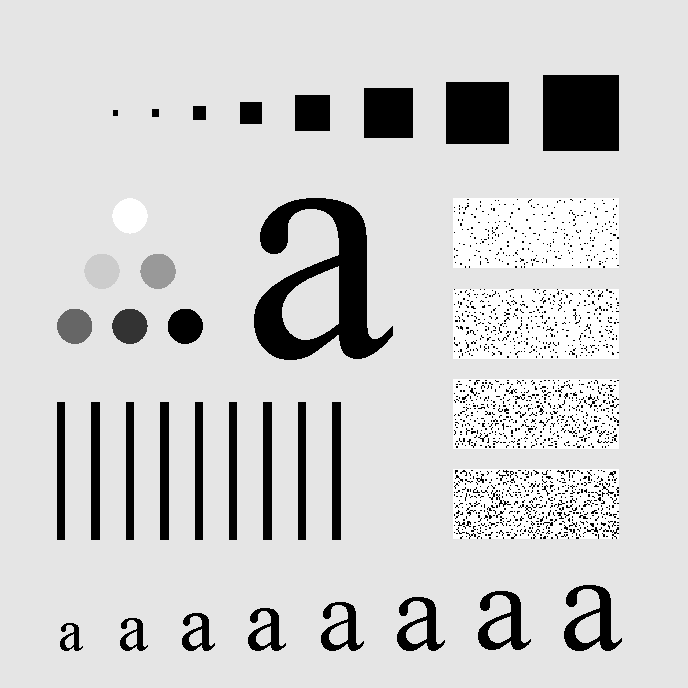
#> input picture DIP/image.tif, 688 x 688 px
$ python demo_histrogram.py
#> lines starting #> are read from the running program, lines starting #| are printed output that depends on the picture
import numpy as np
import cv2
import matplotlib.pyplot as plt

# Step 1: Load Grayscale Image
# Replace 'image.jpg' with your grayscale image file path
image = cv2.imread('image.tif', 0)
#> image is the input picture: shape (688, 688); min 0, max 255, mean 207.3
if image is None:
    raise FileNotFoundError("Image not found. Please provide a valid file path.")

# Step 2: Manually Calculate Histogram
def calculate_histogram(image):
    histogram = np.zeros(256, dtype=int)
    for row in image:
        for pixel in row:
            histogram[pixel] += 1
    return histogram

# Step 3: Calculate PDF
def calculate_pdf(histogram, total_pixels):
    pdf = np.zeros_like(histogram, dtype=float)
    for i in range(len(histogram)):
        pdf[i] = histogram[i] / total_pixels
    return pdf

# Step 4: Calculate CDF
def calculate_cdf(pdf):
    cdf = np.zeros_like(pdf, dtype=float)
    cumulative_sum = 0
    for i in range(len(pdf)):
        cumulative_sum += pdf[i]
        cdf[i] = cumulative_sum
    return cdf

# Step 5: Calculate Equalized Levels
def calculate_equalized_levels(cdf, gray_levels):
    L = len(gray_levels)
    equalized_levels = np.zeros_like(cdf, dtype=int)
    for i in range(len(cdf)):
        equalized_levels[i] = int(round((L - 1) * cdf[i]))
    return equalized_levels

# Step 6: Apply Equalized Levels
def apply_equalized_levels(image, equalized_levels):
    rows, cols = image.shape
    equalized_image = np.zeros_like(image, dtype=np.uint8)
    for i in range(rows):
        for j in range(cols):
            equalized_image[i, j] = equalized_levels[image[i, j]]
    return equalized_image

# Step 7: Main Processing
# Calculate histogram
histogram = calculate_histogram(image)
#> after the loop in calculate_histogram, `for row in image:`: histogram = 256 values, max 379892 at index 229, min 0 at index 1, mean 1849

# Total pixels in the image
total_pixels = image.size
#> total_pixels = 473344

# Calculate PDF and CDF
pdf = calculate_pdf(histogram, total_pixels)
#> after the loop in calculate_pdf, `for i in range(len(histogram)):`: pdf = 256 values, max 0.803 at index 229, min 0 at index 1, mean 0.00391
cdf = calculate_cdf(pdf)
#> the loop in calculate_cdf, `for i in range(len(pdf)):` made 256 passes
#> cumulative_sum on passes 1 to 3: 0.101, 0.101, 0.101
#> after the loop in calculate_cdf, `for i in range(len(pdf)):`: cdf = 256 values from 0.101 to 1; cumulative_sum = 1
#> cdf = 256 values from 0.101 to 1

# Calculate equalized levels
gray_levels = np.arange(256)  # Gray levels from 0 to 255
equalized_levels = calculate_equalized_levels(cdf, gray_levels)
#> after the loop in calculate_equalized_levels, `for i in range(len(cdf)):`: equalized_levels = 256 values from 26 to 255
#> equalized_levels = 256 values from 26 to 255

# Apply histogram equalization
equalized_image = apply_equalized_levels(image, equalized_levels)
#> after the loop in apply_equalized_levels, `for i in range(rows):`:
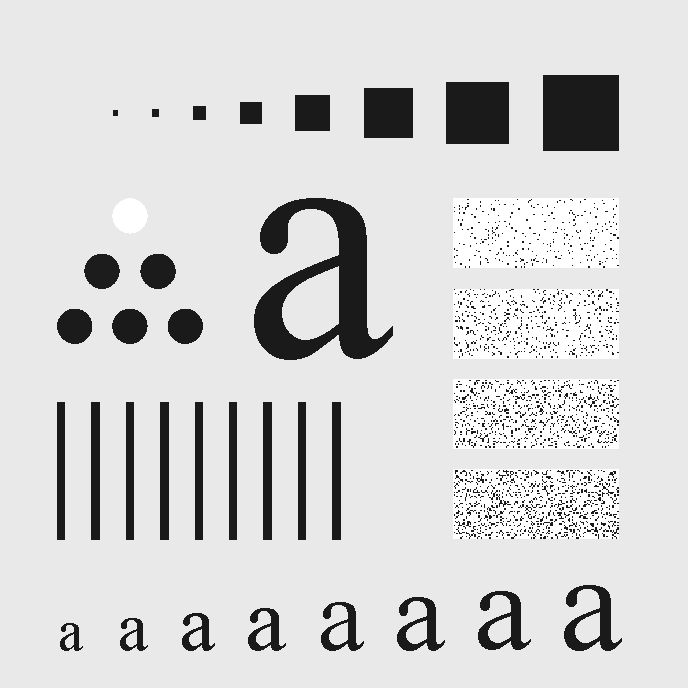
#> equalized_image: shape (688, 688); min 26, max 255, mean 212.3

# Step 8: Visualization
plt.figure(figsize=(12, 6))

# Original image and histogram
plt.subplot(2, 2, 1)
plt.title("Original Image")
plt.imshow(image, cmap='gray')
plt.axis('off')

plt.subplot(2, 2, 2)
plt.title("Original Histogram")
plt.bar(range(256), histogram, color='blue', width=1)
plt.xlabel("Gray Level")
plt.ylabel("Frequency")

# Equalized image and histogram
equalized_histogram = calculate_histogram(equalized_image)
#> equalized_histogram = 256 values, max 379892 at index 233, min 0 at index 0, mean 1849
plt.subplot(2, 2, 3)
plt.title("Equalized Image")
plt.imshow(equalized_image, cmap='gray')
plt.axis('off')

plt.subplot(2, 2, 4)
plt.title("Equalized Histogram")
plt.bar(range(256), equalized_histogram, color='green', width=1)
plt.xlabel("Gray Level")
plt.ylabel("Frequency")

plt.tight_layout()
plt.show()
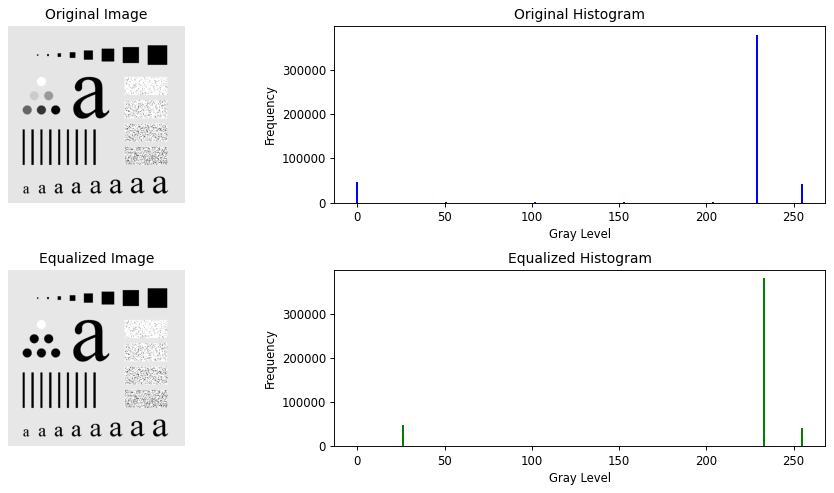
#> figure drawn by matplotlib, 4 panels; panel 2: tallest bar 379892 high, from x = 228.5 to 229.5; panel 4: tallest bar 379892 high, from x = 232.5 to 233.5
